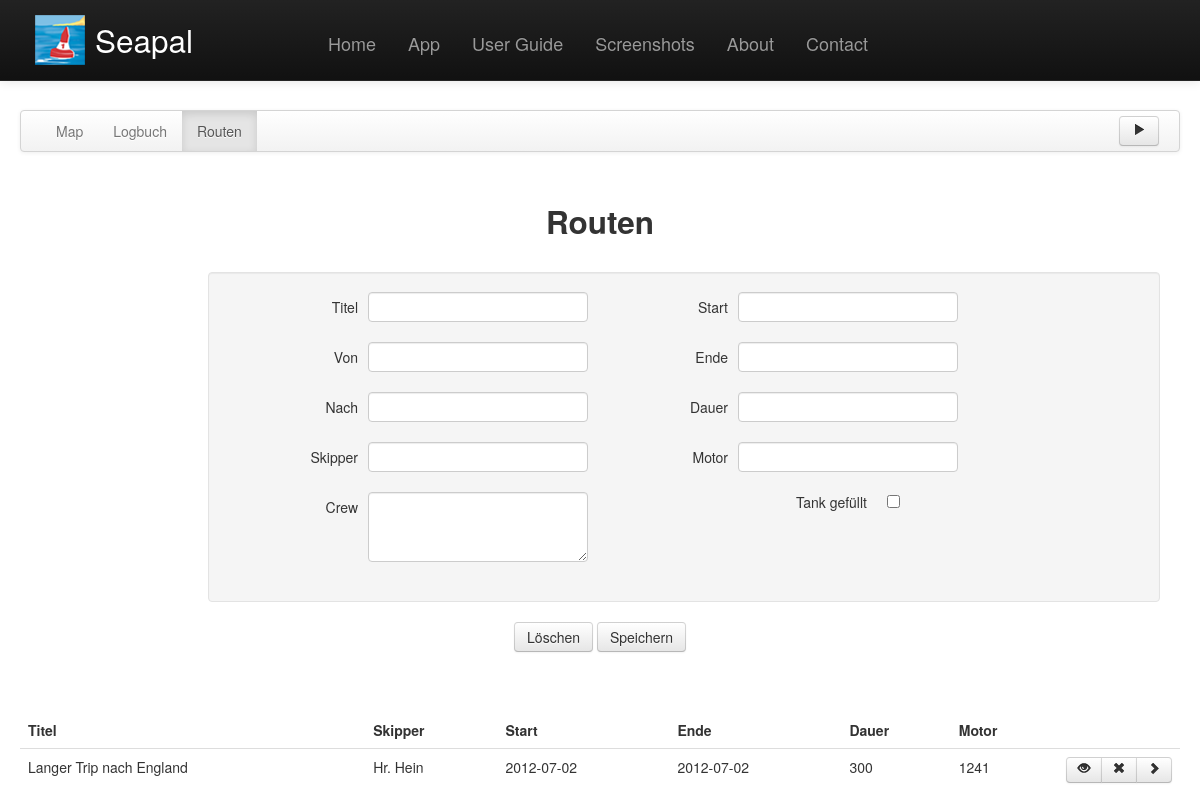
Screenshot of /site/app_trip.php with the database file from the repository.
### tables this page shows
CREATE TABLE tripinfo (
	tnr INT NOT NULL AUTO_INCREMENT,
	titel VARCHAR(30) NOT NULL,
	von VARCHAR(30) NOT NULL,
	nach VARCHAR(30) NOT NULL,
	skipper VARCHAR(30) NOT NULL,
	crew VARCHAR(100) DEFAULT NULL,
	tstart DATE NOT NULL,
	tende DATE NOT NULL,
	tdauer FLOAT NOT NULL,
	motor FLOAT DEFAULT NULL,
	tank BOOLEAN DEFAULT FALSE,
	PRIMARY KEY (tnr)
);

### site/app_trip.php (the view, shortened to what this page needs)
<!DOCTYPE html>
<html lang="de">
	<head>
	    <?php include('_include/header.php'); ?>
	</head>
    <body>
    	<?php include('_include/navigation.php'); ?>
    	<div class="container-fluid">
    		<?php include('_include/navigation_app.php'); ?>
    		<div id="appWrapper" align="center">
	            <br />
	            <h2>Routen</h2>
	            <br />
	            <div class="container-fluid">
	            	<form class="form-horizontal">
		            	<div class="row well" style="margin-left: 15%;">
		            		<div class="span4" align="center">
			            		<div class="control-group">
			            			<label class="control-label">Titel</label>
			            			<input type="text" name="titel" id="titel"/>
			            		</div>
			            		<div class="control-group">
			            			<label class="control-label">Von</label>
			            			<input type="text" name="von" id="von"/>
			                    </div>
			                    <div class="control-group">
			            			<label class="control-label">Nach</label>
			            			<input type="text" name="von" id="nach"/>
			                    </div>
		            		</div>
		            		<div class="span4">
		            			<div class="control-group">
			            			<label class="control-label">Start</label>
			            			<input type="text" name="titel" id="tstart"/>
			            		</div>
			            		<div class="control-group">
			            			<label class="control-label">Ende</label>
			            			<input type="text" name="von" id="tende"/>
			                    </div>
			                    <div class="control-group">
			            			<label class="control-label">Dauer</label>
			            			<input type="text" name="von" id="tdauer"/>
			                    </div>
		            		</div>
		            		<div class="span4">
		            			<div class="control-group">
			            			<label class="control-label">Skipper</label>
			            			<input type="text" name="von" id="skipper"/>
			                    </div>
			                    <div class="control-group">
			            			<label class="control-label">Crew</label>
			            			<textarea cols="20" rows="3" id="crew"></textarea>
			                    </div>
		            		</div>
		            		<div class="span4">
		            			<div class="control-group">
			            			<label class="control-label">Motor</label>
			            			<input type="text" name="motor" id="motor"/>
			                    </div>
			                    <div class="control-group">
			            			<label class="control-label"></label>
			            			<span>Tank gefüllt<input type="checkbox" value="false" name="tank" id="tank" style="margin-left:20px; margin-top:-5px;"/></span>
			                    </div>
		            		</div>
		            	</div>
		            	<div class="control-group">
			            	<input type="reset" class="btn" id="delete" value="L&ouml;schen" class="button"/>
			                <input type="submit" class="btn" id="save" name="submit" value="Speichern" class="button"/>
			            </div>
		            </form>
	            </div>
	            <br />
	            <br />
	            <div class="appTableDiv" id="appRoutelist" align="center">
	                <table class="appTable table table-hover" id="tableLinesClickable" cellspacing="0px" cellpadding="5px">
	                    <thead>
	                        <tr>
	                            <th>Titel</th>
	                            <th>Skipper</th>
	                            <th>Start</th>
	                            <th>Ende</th>
	                            <th>Dauer</th>
	                            <th>Motor</th>
	                            <th></th>
	                        </tr>
	                    </thead>
	                    <tbody id="entries">
	                        <?php
	                        $conn = mysql_connect("localhost", "root", "root");
	                        $sql = "SELECT * FROM tripinfo;";
	                        $result = mysql_query($sql, $conn);
	                        while ($row = mysql_fetch_array($result)) {
	                            echo("<tr class='selectable'>");
	                            echo("<td>" . $row['titel'] . "</td>");
	                            echo("<td>" . $row['skipper'] . "</td>");
	                            echo("<td>" . $row['tstart'] . "</td>");
	                            echo("<td>" . $row['tende'] . "</td>");
	                            echo("<td>" . $row['tdauer'] . "</td>");
	                            echo("<td>" . $row['motor'] . "</td>");
	                            echo("<td style='width:30px; text-align:right;'><div class='btn-group'>");
		                        echo("<a class='btn btn-small view' id='" . $row['tnr'] . "'><span><i class='icon-eye-open'></i></span></a>");
		                        echo("<a class='btn btn-small remove' id='" . $row['tnr'] . "'><span><i class='icon-remove'></i></span></a>");
		                        echo("<a href='app_tripinfo.php?tnr=" . $row['tnr'] . "' class='btn btn-small redirect' id='" . $row['tnr'] . "'><span><i class='icon-chevron-right'></i></span></a>");
		                        echo("</div></td>");
	                            echo("</tr>");
	                        }
	                        ?>
	                    </tbody>
	                </table>
	            </div>
	        </div>
	    </div>
	</body>
<html>

### rows the page displays
tripinfo: titel "Langer Trip nach England", skipper "Hr. Hein", tstart "2012-07-02", tende "2012-07-02", tdauer "300", motor "1241"
